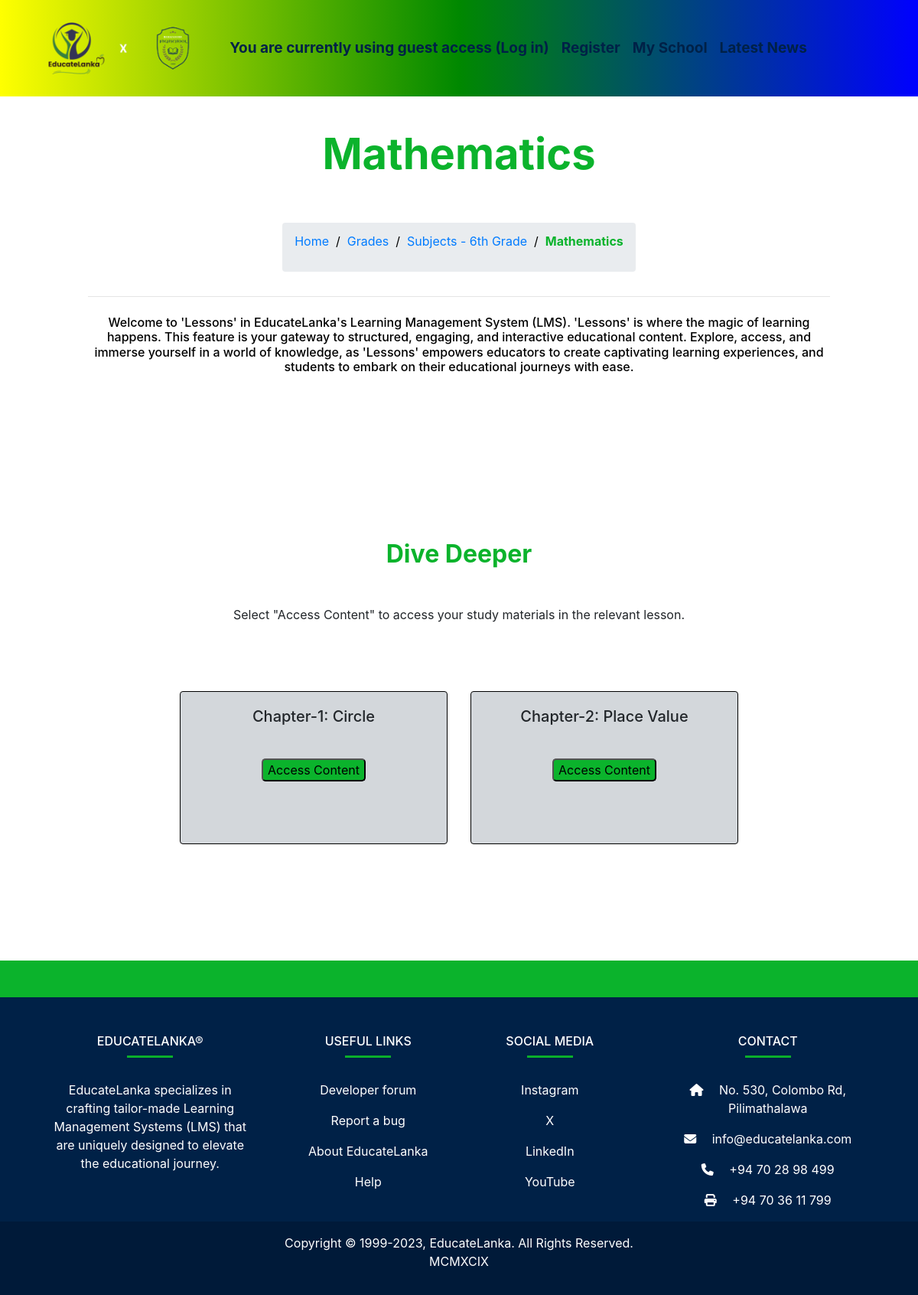
The page /curriculum/6th-grade/mathematics-6/ on the database as committed earlier.
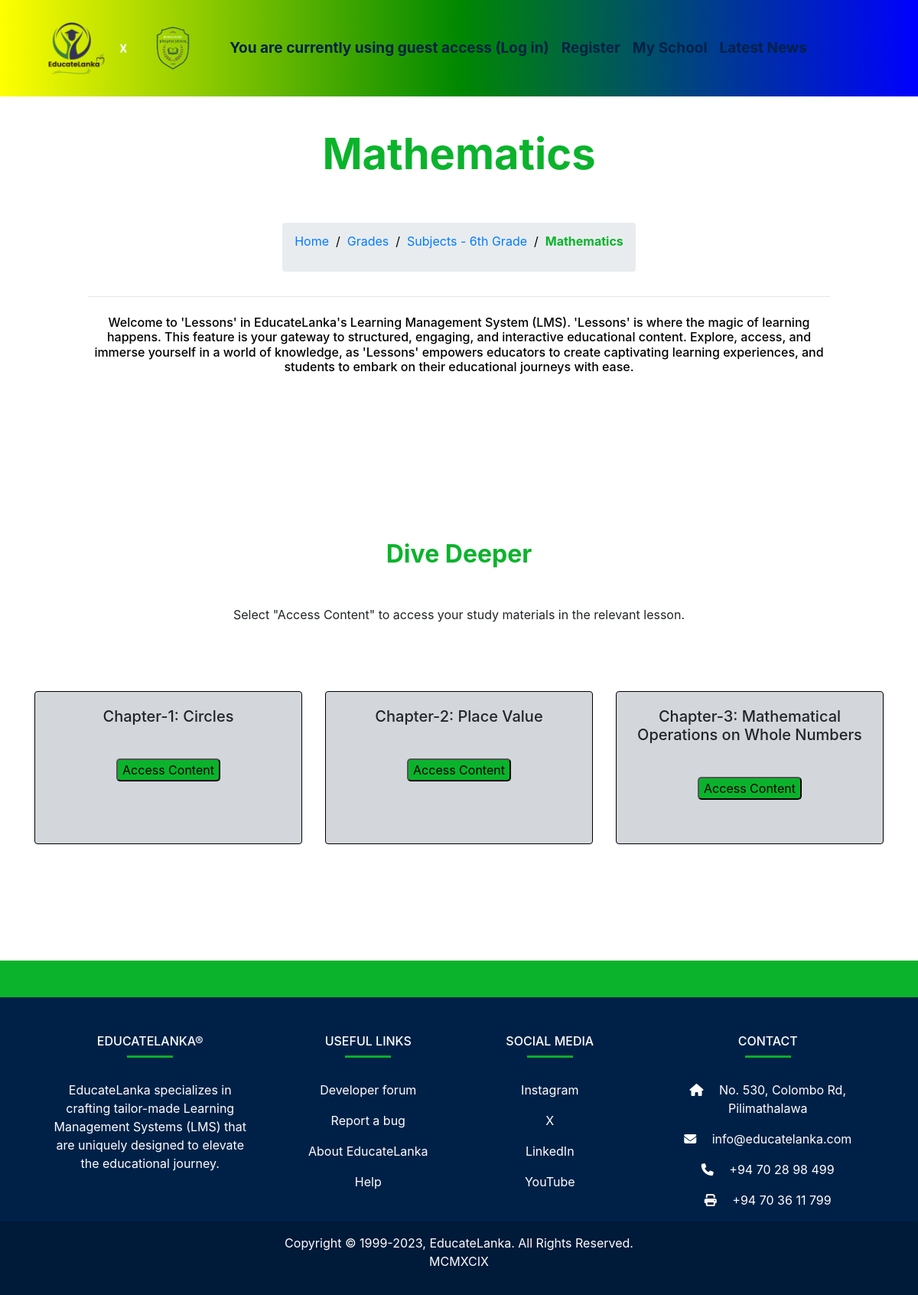
The same page on the database as committed later.
### curriculum/models.py (models this page shows, shortened)
class Subject(models.Model):
    subject_id = models.CharField(max_length=100, unique=True)
    name = models.CharField(max_length=100)
    slug = models.SlugField(null=True, blank=True)
    standard = models.ForeignKey(Standard, on_delete=models.CASCADE, related_name='subjects')
    image = models.ImageField(upload_to=save_subject_image, blank=True, verbose_name='Subject Image')
    description = models.TextField(max_length=500,blank=True)

class Standard(models.Model):
    name = models.CharField(max_length=100, unique=True)
    slug = models.SlugField(null=True, blank=True)
    description = models.TextField(max_length=500,blank=True)
    def __str__(self):
        return self.name

class Lesson(models.Model):
    lesson_id = models.CharField(max_length=100, unique=True)
    Standard = models.ForeignKey(Standard, on_delete=models.CASCADE)
    created_by = models.ForeignKey(User,on_delete=models.CASCADE)
    created_at = models.DateTimeField(auto_now_add=True)
    subject = models.ForeignKey(Subject, on_delete=models.CASCADE,related_name='lessons')
    name = models.CharField(max_length=250)
    position = models.PositiveSmallIntegerField(verbose_name="Chapter no.")
    slug = models.SlugField(null=True, blank=True)
    video = models.FileField(upload_to=save_lesson_files,verbose_name="Video", blank=True, null=True)
    ppt = models.FileField(upload_to=save_lesson_files,verbose_name="Presentations", blank=True)
    Notes = models.FileField(upload_to=save_lesson_files,verbose_name="Notes", blank=True)
    class Meta:
        ordering = ['position']

### curriculum/views.py (the view)
# urls.py: path('<str:standard>/<slug:slug>/', views.LessonListView.as_view(), name='lesson_list'),
class LessonListView(DetailView):
    context_object_name = 'subjects'
    model = Subject
    template_name = 'curriculum/lesson_list_view.html'

### curriculum/templates/curriculum/lesson_list_view.html (shortened to what this page needs)
{% extends 'base_ver.html' %}
{% load static %}
{% block image_block %}
<header class="info-header">
  <div id="page-intro" class="container-fluid d-flex align-items-center justify-content-center ">
    <div class="row d-flex justify-content-center text-center">
      <div class="col-md-10 text-white">
        <h2 class="display-4 font-weight-bold  p-5 " style="color:#0bb32c; margin-top: 120px;" > {{subjects.name}} </h2>
        <div class="row d-flex justify-content-center text-center">
          <ul class="breadcrumb">
            <li><a href="{% url 'index' %}">Home</a></li><p style="color: #000000;">&nbsp; / &nbsp;</p>
            <li><a href="{% url 'curriculum:standard_list' %}">Grades</a></li><p style="color: #000000;">&nbsp; / &nbsp;</p>
            <li><a href="{% url 'curriculum:subject_list' slug=subjects.standard.slug %}">Subjects - {{subjects.standard}}</a></li><p style="color: #000000;">&nbsp; / &nbsp;</p>
            <li style="color:#0bb32c; font-weight: bold;" >{{subjects.name}}</li>
          </ul>
        </div>
        <hr style="color:#0bb32c;">
        <h6 class="white-text my-4" style="color: #000000;">Welcome to 'Lessons' in EducateLanka's Learning Management System (LMS). 'Lessons' is where the magic of learning happens. This feature is your gateway to structured, engaging, and interactive educational content. Explore, access, and immerse yourself in a world of knowledge, as 'Lessons' empowers educators to create captivating learning experiences, and students to embark on their educational journeys with ease.</h6>
  </div>
</header>
{% endblock %}
{% block content %}
<section id="best-features" class="text-center">
              <h2 class="mb-5 mt-5 font-weight-bold" style="color:#0bb32c;">Dive Deeper</h2>
              <div class="row d-flex justify-content-center mb-4">
                <div class="col-md-8 mb-5">
                  <p class="grey-text">Select "Access Content" to access your study materials in the relevant lesson.</p>
                </div>
              </div>
              <div class="row d-flex justify-content-center mb-3">
                {% for lesson in subjects.lessons.all %}
                <div class="col-sm-4 mb-4">
                  <div class="card box-shadow-hover" style="height: 200px; background-color: #d3d7db; border-color: #000000;">
                    <div class="card-body" >
                      <h5 class="card-title">Chapter-{{lesson.position}}: {{lesson.name}}</h5>
                      <a href="{% url 'curriculum:lesson_detail' slug=lesson.slug subject=subjects.slug standard=lesson.Standard.slug %}" >
                      <button type="button" class="button-les" style="background-color: #0bb32c; border-radius: 5px; margin-top: 10%;"><span>Access Content</span></button>
                      </a>
                    </div>
                  </div>
                </div>
                {% endfor %}
              </div>
        <br>
        <br>
        <br>
        <br>
</section>
{%endblock%}

### templates/base_ver.html (shortened to what this page needs)
<!DOCTYPE html>
{% load static %}
<html lang="en">
  <head>
    <link
      rel="stylesheet"
      href="https://stackpath.bootstrapcdn.com/bootstrap/4.5.2/css/bootstrap.min.css"
    />
  </head>
  <body>
    <header>
    <nav class="navbar navbar-expand-lg navbar-light fixed-top scrolling-navbar" style="background: linear-gradient(to left, #0000FF, #008800, #FFFF00);">
      <div class="container">
        <a class="navbar-brand" href="{% url 'index' %}" style="color:#0bb32c;">
          <img src="{% static 'Images/EducateLanka-logo.png' %}" alt="Logo 1" style="width: 100px; height: 100px;">
          <img src="{% static 'Images/x-mark.png' %}" alt="x-mark" style="width: 20px; height: 20px;">
          <img src="{% static 'Images/bhsk-logo.png' %}" alt="Logo 2" style="width: 100px; height: 100px;">
        </a>
          <div class="collapse navbar-collapse" id="basicExampleNav">
              <ul class="navbar-nav mr-auto smooth-scroll">
                  {% if user.is_authenticated %}
                  <li class="nav-item">
                      <a class="nav-link" href="{% url 'user_logout' %}" id="navigation-item-logout">Logout</a>
                  </li>
                  <li class="nav-item">
                      <a class="nav-link" href="{% url 'curriculum:standard_list' %}" id="navigation-item">Grades</a>
                  </li>
                  {% else %}
                  <li class="nav-item">
                      <a class="nav-link" href="{% url 'user_login' %}" id="navigation-item">You are currently using guest access (Log in)</a>
                  </li>
                  <li class="nav-item">
                      <a class="nav-link" href="{% url 'register' %}" id="navigation-item">Register</a>
                  </li>
                  {% endif %}
                  <li class="nav-item">
                      <a class="nav-link" href="#" target="_blank" id="navigation-item">My School</a>
                  </li>
                  <li class="nav-item">
                      <a class="nav-link" href="#" target="_blank" id="navigation-item">Latest News</a>
                  </li>
              </ul>
          </div>
      </div>
  </nav>
</header>
  {% block image_block %}
  {% endblock %}
  <br>
  <br>
  <br>
  <br>
  <br>
  <br>
    <div class="container">
      {%block content%}
      {%endblock%}
    </div>
    <footer
          class="text-center text-lg-start text-white"
          style="background-color: #002147"
          >
    <section
             class="d-flex justify-content-between p-4"
             style="background-color: #0bb32c"
             >
    </section>
    <section class="">
      <div class="container text-center text-md-start mt-5">
        <div class="row mt-3">
          <div class="col-md-3 col-lg-4 col-xl-3 mx-auto mb-4">
            <h6 class="text-uppercase fw-bold">EducateLanka&reg;</h6>
            <hr
                class="mb-4 mt-0 d-inline-block mx-auto"
                style="width: 60px; background-color: #0bb32c; height: 2px"
                />
            <p>
              EducateLanka specializes in crafting tailor-made Learning Management Systems (LMS) that are uniquely designed to elevate the educational journey.
            </p>
          </div>
          <div class="col-md-2 col-lg-2 col-xl-2 mx-auto mb-4">
            <h6 class="text-uppercase fw-bold">Useful links</h6>
            <hr
                class="mb-4 mt-0 d-inline-block mx-auto"
                style="width: 60px; background-color: #0bb32c; height: 2px"
                />
            <p>
              <a href="#!" class="text-white">Developer forum</a>
            </p>
            <p>
              <a href="#!" class="text-white">Report a bug</a>
            </p>
            <p>
              <a href="#!" class="text-white">About EducateLanka</a>
            </p>
            <p>
              <a href="#!" class="text-white">Help</a>
            </p>
          </div>
          <div class="col-md-3 col-lg-2 col-xl-2 mx-auto mb-4">
            <h6 class="text-uppercase fw-bold">Social Media</h6>
            <hr
                class="mb-4 mt-0 d-inline-block mx-auto"
                style="width: 60px; background-color: #0bb32c; height: 2px"
                />
            <p>
              <a href="#!" class="text-white">Instagram</a>
            </p>
            <p>
              <a href="#!" class="text-white">X</a>
            </p>
            <p>
              <a href="#!" class="text-white">LinkedIn</a>
            </p>
            <p>
              <a href="#!" class="text-white">YouTube</a>
            </p>
          </div>
          <div class="col-md-4 col-lg-3 col-xl-3 mx-auto mb-md-0 mb-4">
            <h6 class="text-uppercase fw-bold">Contact</h6>
            <hr
                class="mb-4 mt-0 d-inline-block mx-auto"
                style="width: 60px; background-color: #0bb32c; height: 2px"
                />
            <p><i class="fas fa-home mr-3"></i> No. 530, Colombo Rd, Pilimathalawa</p>
            <p><i class="fas fa-envelope mr-3"></i> info@educatelanka.com</p>
            <p><i class="fas fa-phone mr-3"></i> +94 70 28 98 499</p>
            <p><i class="fas fa-print mr-3"></i> +94 70 36 11 799</p>
          </div>
        </div>
      </div>
    </section>
    <div
         class="text-center p-3"
         style="background-color: rgba(0, 0, 0, 0.2)"
         >Copyright &copy; 1999-2023, EducateLanka. All Rights
         Reserved. <br />
         <p>MCMXCIX</p>
    </div>
  </footer>
  </body>
</html>

### templates/base_ver.html (style rules this page uses)
html { scroll-behavior: smooth; }
#navigation-item { color: #002147; font-weight: bold; font-size: 19px; transition: 1.13s; }

Rows that differ between the two databases and show on the page:
removed Lesson: position "1", name "Circle"
added Lesson: position "1", name "Circles"
added Lesson: position "3", name "Mathematical Operations on Whole Numbers"
